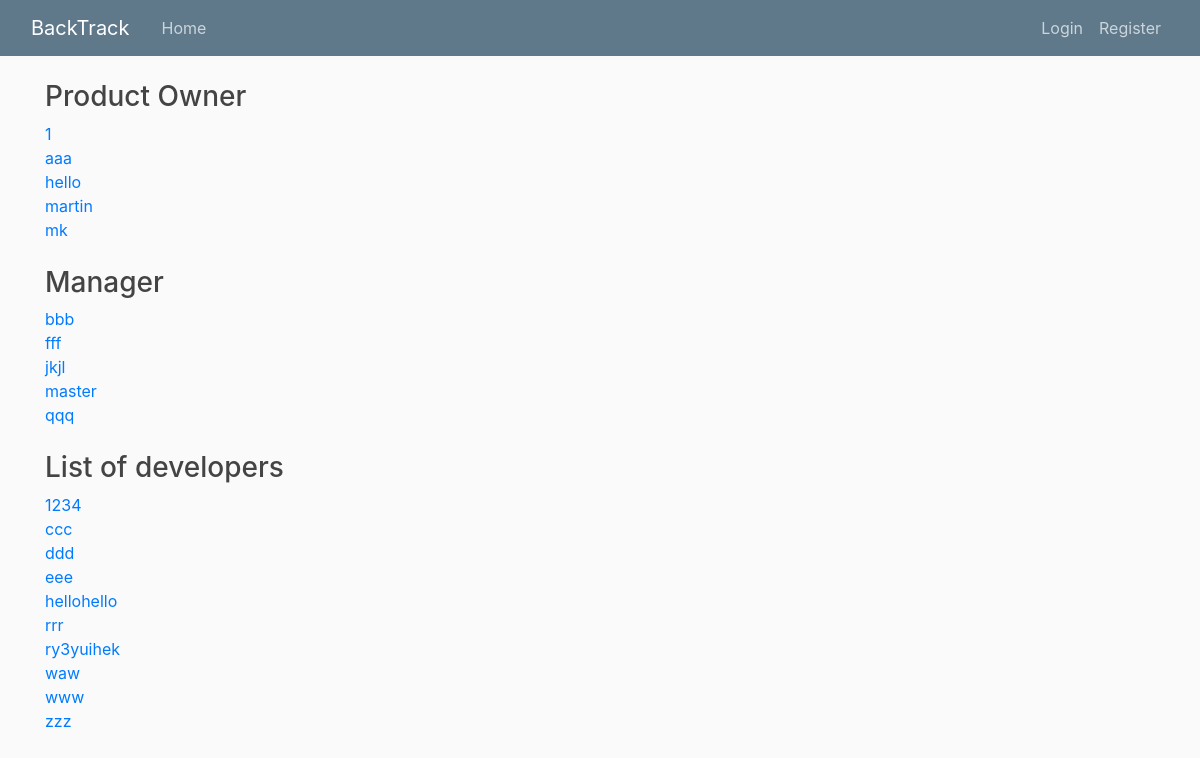
Page /list/ on the committed database.
### users/models.py (models this page shows, shortened)
class User(AbstractBaseUser):
	email				=	models.EmailField(verbose_name="email",max_length=60, unique=True)
	position			=	models.CharField(
								max_length=32,
							)
	first_name			=	models.CharField(max_length=30, unique=False, default=False)
	last_name			= 	models.CharField(max_length=20, unique=False, default = False)
	username			=	models.CharField(max_length=10,unique=True)
	date_joined			=	models.DateTimeField(verbose_name='date joined', auto_now_add = True)
	last_login			=	models.DateTimeField(verbose_name='last login', auto_now=True)
	is_admin			=	models.BooleanField(default=False)
	is_active			=	models.BooleanField(default=True)
	is_staff			=	models.BooleanField(default=False)
	is_superuser		=	models.BooleanField(default=False)
	project				= 	models.ManyToManyField(Project)
	USERNAME_FIELD	=	'email'
	REQUIRED_FIELDS	=	['username',]
	objects = MyAccountManager()

### users/views.py (the view)
# urls.py: path('list/',user_views.user_list,name='user_list'),
def user_list(request):
	all_users = User.objects.order_by('username')
	context ={'users':all_users}
	return render(request, 'users/list.html', context)

### users/templates/users/list.html
{% extends "base_noSidebar.html" %}
{% block content %}
	<h3>Product Owner</h3>
	{%for user in users%}
		{%if user.position == '1'%}
		<a href="{% url 'user-detail' user.pk%}">{{user.username}}</a>
		<br>
		{%endif%}
	{%endfor%}
	<br>
	<h3>Manager</h3>
	{%for user in users%}
		{%if user.position == '2'%}
		<a href="{% url 'user-detail' user.pk%}">{{user.username}}</a>
		<br>
		{%endif%}
	{%endfor%}
	<br>
	<h3>List of developers</h3>
	{%for user in users%}
		{%if user.position == '3' %}
		<a href="{% url 'user-detail' user.pk%}">{{user.username}}</a>
		<br>
		{%endif%}
	{%endfor%}
{% endblock content %}

### productBacklog/static/PBI/main.css (style rules this page uses)
body { background: #fafafa; color: #333333; margin-top: 5rem; }
h1, h2, h3, h4, h5, h6 { color: #444444; }

### rows in the picture
User: username "1"
User: username "aaa"
User: username "hello"
User: username "martin"
User: username "mk"
User: username "bbb"
User: username "fff"
User: username "jkjl"
User: username "master"
User: username "qqq"
User: username "1234"
User: username "ccc"
User: username "ddd"
User: username "eee"
User: username "hellohello"
User: username "rrr"
User: username "ry3yuihek"
User: username "waw"
User: username "www"
User: username "zzz"
